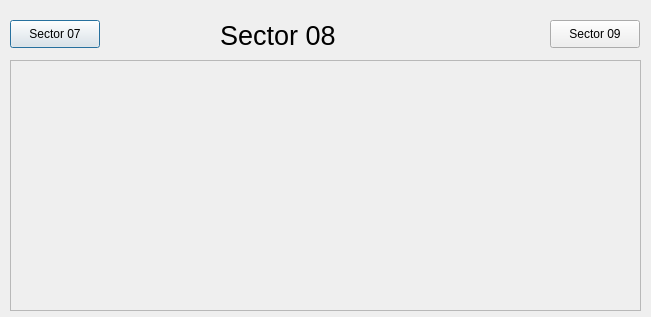
<?xml version="1.0" encoding="UTF-8"?>
<ui version="4.0">
 <class>Dialog</class>
 <widget class="QDialog" name="Dialog">
  <property name="geometry">
   <rect>
    <x>0</x>
    <y>0</y>
    <width>651</width>
    <height>317</height>
   </rect>
  </property>
  <property name="windowTitle">
   <string>Dialog</string>
  </property>
  <widget class="QLabel" name="label_2">
   <property name="geometry">
    <rect>
     <x>220</x>
     <y>20</y>
     <width>131</width>
     <height>31</height>
    </rect>
   </property>
   <property name="font">
    <font>
     <pointsize>20</pointsize>
    </font>
   </property>
   <property name="text">
    <string>Sector 08</string>
   </property>
  </widget>
  <widget class="ASguiFormPlugin" name="asguiformplugin">
   <property name="geometry">
    <rect>
     <x>10</x>
     <y>60</y>
     <width>631</width>
     <height>251</height>
    </rect>
   </property>
   <property name="uiFile" stdset="0">
    <string>SectorVacuumSchematic.ui</string>
   </property>
   <property name="variableSubstitutions" stdset="0">
    <string>SR=08 SRPREV=07</string>
   </property>
  </widget>
  <widget class="GuiPushButtonPlugin" name="guipushbuttonplugin">
   <property name="geometry">
    <rect>
     <x>10</x>
     <y>20</y>
     <width>90</width>
     <height>28</height>
    </rect>
   </property>
   <property name="text">
    <string>Sector 07</string>
   </property>
   <property name="guiFile">
    <string>SVS07.ui</string>
   </property>
   <property name="creationOption" stdset="0">
    <enum>GuiPushButtonPlugin::Open</enum>
   </property>
  </widget>
  <widget class="GuiPushButtonPlugin" name="guipushbuttonplugin_2">
   <property name="geometry">
    <rect>
     <x>550</x>
     <y>20</y>
     <width>90</width>
     <height>28</height>
    </rect>
   </property>
   <property name="text">
    <string>Sector 09</string>
   </property>
   <property name="guiFile">
    <string>SVS09.ui</string>
   </property>
   <property name="creationOption" stdset="0">
    <enum>GuiPushButtonPlugin::Open</enum>
   </property>
  </widget>
 </widget>
 <customwidgets>
  <customwidget>
   <class>GuiPushButtonPlugin</class>
   <extends>QPushButton</extends>
   <header>GuiPushButtonPlugin.h</header>
  </customwidget>
  <customwidget>
   <class>ASguiFormPlugin</class>
   <extends>QScrollArea</extends>
   <header>ASguiFormPlugin.h</header>
  </customwidget>
 </customwidgets>
 <resources/>
 <connections/>
</ui>
